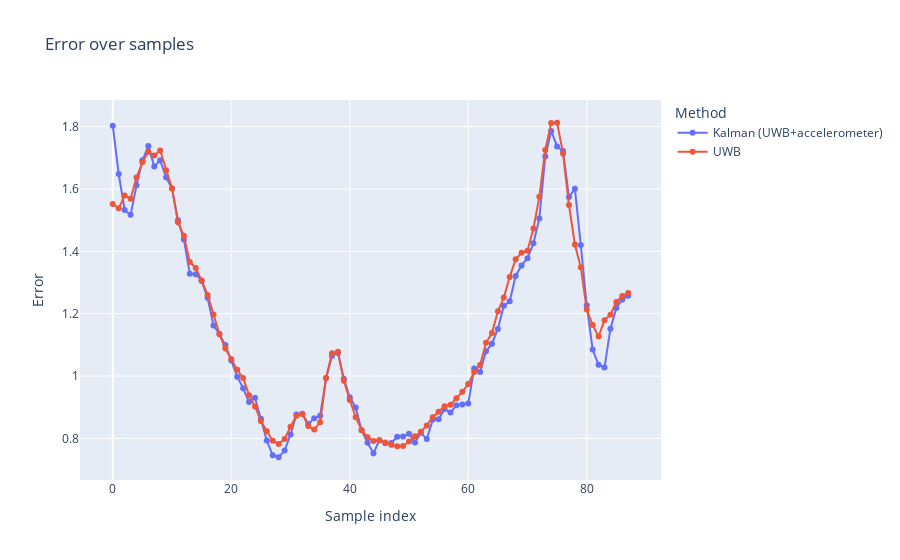

Notebook code for this chart:
### Code cell
from math import sqrt
# Distance between the line and trajectory
# ax + by + c = 0

a = 1
b = 0
c = -1.560

def point_line_distance(x, y, a, b, c):
    return abs(a*x + b*y + c)/sqrt(a**2+b**2)

calc_dist = lambda x: point_line_distance(x[0],x[1],a,b,c)

kalman_df = pd.DataFrame({"x": [v for v, _ in filtered_pos], "y": [v for _, v in filtered_pos]})
kalman_df["error"] = kalman_df.apply(calc_dist, axis=1)
df["error"] = df[["x", "y"]].apply(calc_dist, axis=1)

errors = pd.concat([kalman_df["error"], df["error"]], axis=1, keys=['Kalman (UWB+accelerometer)', 'UWB'])
display(errors.mean())
print(f"Error difference: {((e:=errors.mean())[0] - e[1])*100:.3f}cm")
px.line(errors, markers=".", title="Error over samples", labels={"value": "Error", "variable": "Method", "index": "Sample index"})

### Figure 1 — Plotly figure (JSON) as saved in the notebook; plotly's stock layout.template omitted (floating-point values rounded to 4 significant figures)
{"data": [{"hovertemplate": "Method=Kalman (UWB+accelerometer)<br>Sample index=%{x}<br>Error=%{y}<extra></extra>", "legendgroup": "Kalman (UWB+accelerometer)", "line": {"color": "#636efa", "dash": "solid"}, "marker": {"symbol": "circle"}, "mode": "markers+lines", "name": "Kalman (UWB+accelerometer)", "orientation": "v", "showlegend": true, "type": "scatter", "x": [0, 1, 2, 3, 4, 5, 6, 7, 8, 9, 10, 11, 12, 13, 14, 15, 16, 17, 18, 19, 20, 21, 22, 23, 24, 25, 26, 27, 28, 29, 30, 31, 32, 33, 34, 35, 36, 37, 38, 39, 40, 41, 42, 43, 44, 45, 46, 47, 48, 49, 50, 51, 52, 53, 54, 55, 56, 57, 58, 59, 60, 61, 62, 63, 64, 65, 66, 67, 68, 69, 70, 71, 72, 73, 74, 75, 76, 77, 78, 79, 80, 81, 82, 83, 84, 85, 86, 87], "xaxis": "x", "y": [1.803, 1.648, 1.533, 1.517, 1.612, 1.692, 1.738, 1.672, 1.692, 1.638, 1.601, 1.5, 1.438, 1.328, 1.327, 1.305, 1.251, 1.162, 1.135, 1.099, 1.05, 0.9981, 0.9613, 0.9165, 0.9303, 0.8627, 0.793, 0.746, 0.7396, 0.7611, 0.8128, 0.8765, 0.8793, 0.8465, 0.8643, 0.8729, 0.9941, 1.065, 1.074, 0.9916, 0.9317, 0.8993, 0.8265, 0.7859, 0.7525, 0.7937, 0.7842, 0.7854, 0.805, 0.8058, 0.8149, 0.7868, 0.8181, 0.7979, 0.86, 0.8616, 0.8946, 0.8829, 0.906, 0.9092, 0.9117, 1.025, 1.013, 1.079, 1.104, 1.151, 1.225, 1.24, 1.321, 1.355, 1.378, 1.426, 1.506, 1.704, 1.786, 1.736, 1.722, 1.574, 1.601, 1.42, 1.227, 1.085, 1.036, 1.027, 1.152, 1.218, 1.245, 1.258], "yaxis": "y"}, {"hovertemplate": "Method=UWB<br>Sample index=%{x}<br>Error=%{y}<extra></extra>", "legendgroup": "UWB", "line": {"color": "#EF553B", "dash": "solid"}, "marker": {"symbol": "circle"}, "mode": "markers+lines", "name": "UWB", "orientation": "v", "showlegend": true, "type": "scatter", "x": [0, 1, 2, 3, 4, 5, 6, 7, 8, 9, 10, 11, 12, 13, 14, 15, 16, 17, 18, 19, 20, 21, 22, 23, 24, 25, 26, 27, 28, 29, 30, 31, 32, 33, 34, 35, 36, 37, 38, 39, 40, 41, 42, 43, 44, 45, 46, 47, 48, 49, 50, 51, 52, 53, 54, 55, 56, 57, 58, 59, 60, 61, 62, 63, 64, 65, 66, 67, 68, 69, 70, 71, 72, 73, 74, 75, 76, 77, 78, 79, 80, 81, 82, 83, 84, 85, 86, 87], "xaxis": "x", "y": [1.552, 1.538, 1.579, 1.568, 1.637, 1.685, 1.72, 1.708, 1.724, 1.66, 1.602, 1.493, 1.45, 1.366, 1.346, 1.306, 1.26, 1.198, 1.135, 1.088, 1.054, 1.02, 0.9937, 0.9387, 0.9024, 0.8558, 0.8232, 0.7921, 0.7818, 0.7984, 0.8375, 0.8727, 0.8784, 0.8399, 0.8284, 0.8522, 0.9934, 1.074, 1.078, 0.9847, 0.9231, 0.8681, 0.8266, 0.8038, 0.792, 0.7944, 0.7869, 0.7793, 0.7748, 0.7758, 0.7902, 0.8069, 0.8216, 0.8418, 0.8681, 0.8852, 0.9035, 0.9079, 0.9288, 0.9495, 0.9744, 1.013, 1.035, 1.107, 1.138, 1.208, 1.252, 1.318, 1.374, 1.395, 1.402, 1.473, 1.575, 1.725, 1.812, 1.813, 1.714, 1.549, 1.422, 1.349, 1.214, 1.164, 1.127, 1.179, 1.197, 1.238, 1.256, 1.267], "yaxis": "y"}], "layout": {"legend": {"title": {"text": "Method"}, "tracegroupgap": 0}, "title": {"text": "Error over samples"}, "xaxis": {"anchor": "y", "domain": [0, 1], "title": {"text": "Sample index"}}, "yaxis": {"anchor": "x", "domain": [0, 1], "title": {"text": "Error"}}}}
